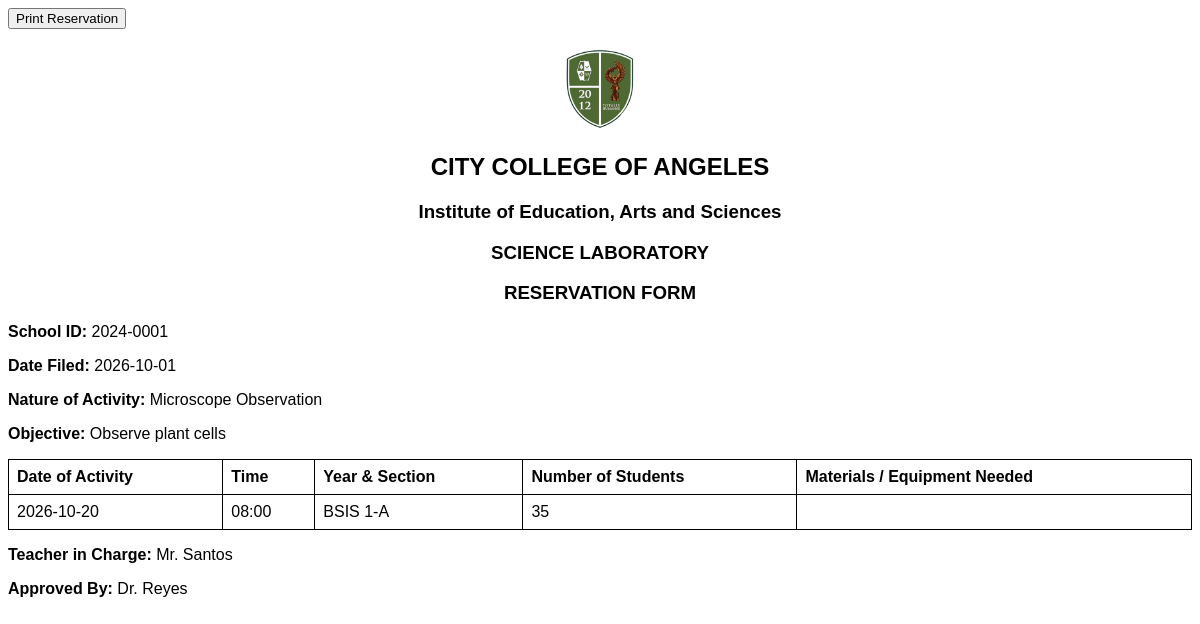
Before: /printReservation/1 with the older database file.
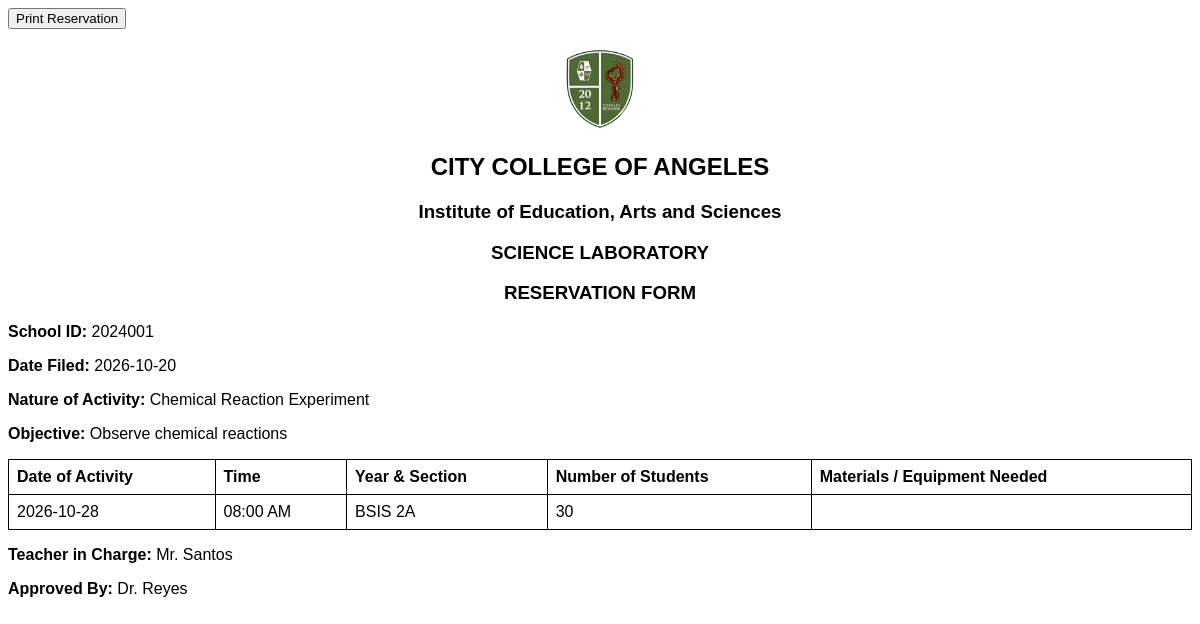
After: the same page with the newer database file.
### tables this page shows
CREATE TABLE "Reservation" (
"reservationID" INTEGER NOT NULL,
 "SchoolID" TEXT NOT NULL,
 "ItemID" INTEGER NOT NULL,
 "activity" TEXT NULL,
 "objective" TEXT NULL,
 "teacher" TEXT NOT NULL,
 "dateFiled" TEXT,
 "dateOfUse" TEXT,
 "ApprovedBy" TEXT NOT NULL, `time` TEXT, yearAndSection, `numberOfStudent` TEXT, `ID` INTEGER,	
 FOREIGN KEY("ItemID") REFERENCES "Items"("ItemID"),
FOREIGN KEY("SchoolID") REFERENCES "Borrower"("SchoolID")
 PRIMARY KEY("reservationID")
);

### app.py (the view)
@app.route('/printReservation/<int:reservationID>')
def printReservation(reservationID):
    conn = sqlite3.connect(DB_PATH)
    conn.row_factory = sqlite3.Row
    cursor = conn.cursor()
    cursor.execute("""
        SELECT *
        FROM Reservation
        WHERE ReservationID = ?
    """, (reservationID,))
    reservation = cursor.fetchone()
    conn.close()
    if reservation is None:
        return "Reservation not found", 404
    return render_template(
        'printReservation.html',
        reservation=reservation
    )

### templates/printReservation.html (shortened to what this page needs)
<!DOCTYPE html>
<html>
<head>
</head>
<body>
<button class="print-button" onclick="window.print()">
    Print Reservation
</button>
<div class="header">
    <img
        src="{{ url_for('static', filename='images/logo(1).png') }}"
        class="logo"
        alt="CCA Logo">
    <h2>CITY COLLEGE OF ANGELES</h2>
    <h3>Institute of Education, Arts and Sciences</h3>
    <h3>SCIENCE LABORATORY</h3>
    <h3>RESERVATION FORM</h3>
</div>
<p>
    <strong>School ID:</strong>
    {{ reservation['SchoolID'] }}
</p>
<p>
    <strong>Date Filed:</strong>
    {{ reservation['DateFiled'] }}
</p>
<p>
    <strong>Nature of Activity:</strong>
    {{ reservation['Activity'] }}
</p>
<p>
    <strong>Objective:</strong>
    {{ reservation['Objective'] }}
</p>
<table>
    <thead>
        <tr>
            <th>Date of Activity</th>
            <th>Time</th>
            <th>Year & Section</th>
            <th>Number of Students</th>
            <th>Materials / Equipment Needed</th>
        </tr>
    </thead>
    <tbody>
        <tr>
            <td>{{ reservation['DateOfUse'] }}</td>
            <td>{{ reservation['Time'] }}</td>
            <td>{{ reservation['YearAndSection'] }}</td>
            <td>{{ reservation['NumberOfStudent'] }}</td>
            <td>{{ reservation['ItemsNeeded'] }}</td>
        </tr>
    </tbody>
</table>
<p>
    <strong>Teacher in Charge:</strong>
    {{ reservation['Teacher'] }}
</p>
<p>
    <strong>Approved By:</strong>
    {{ reservation['ApprovedBy'] }}
</p>
</body>
</html>

### templates/printReservation.html (style rules this page uses)
body { font-family: Arial, sans-serif; color: black; }
.header { text-align: center; }
.logo { width: 80px; }
table { width: 100%; border-collapse: collapse; margin-top: 15px; }
th, td { border: 1px solid black; padding: 8px; text-align: left; }
.print-button { margin-bottom: 20px; }

Changed rows visible on the page:
changed Reservation "Mr. Santos": SchoolID "2024-0001" → "2024001"; DateFiled "2026-10-01" → "2026-10-20"; Activity "Microscope Observation" → "Chemical Reaction Experiment"; Objective "Observe plant cells" → "Observe chemical reactions"; DateOfUse "2026-10-20" → "2026-10-28"; Time "08:00" → "08:00 AM"; YearAndSection "BSIS 1-A" → "BSIS 2A"; NumberOfStudent "35" → "30"
